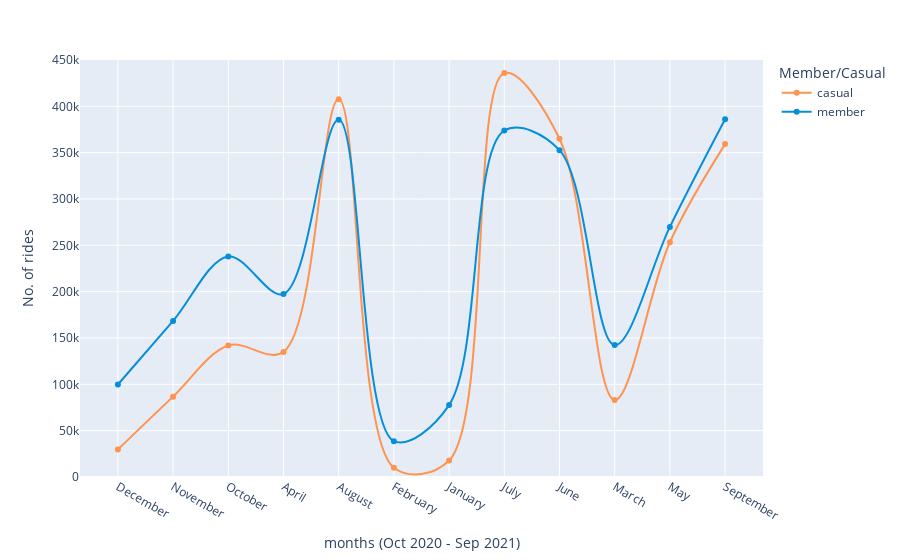

Here is the notebook cell this chart was saved with:
### Code cell
figure_2 = df.groupby(['year', 'month', 'member_casual'], as_index=False).count()
figure_2 = figure_2[figure_2['ride_id'] != 0]

px.line(figure_2, x = 'month', y = 'ride_id', 
       range_y = [0,450000], 
       color = 'member_casual', 
       line_shape = 'spline', 
       markers=True, 
       labels = {'ride_id' : 'No. of rides',
                 'month' : 'months (Oct 2020 - Sep 2021)', 
                 'member_casual' : 'Member/Casual'}, 
       hover_name = 'member_casual', 
       hover_data = {'member_casual' : False, 
                     'month' : True, 
                     'ride_id' : True}, 
       color_discrete_map = {'casual' : '#FF934F', 'member' : '#058ED9'})

### Figure 1 — Plotly figure (JSON) as saved in the notebook; plotly's stock layout.template omitted (floating-point values rounded to 4 significant figures)
{"data": [{"customdata": [["casual"], ["casual"], ["casual"], ["casual"], ["casual"], ["casual"], ["casual"], ["casual"], ["casual"], ["casual"], ["casual"], ["casual"]], "hovertemplate": "<b>%{hovertext}</b><br><br>months (Oct 2020 - Sep 2021)=%{x}<br>No. of rides=%{y}<extra></extra>", "hovertext": ["casual", "casual", "casual", "casual", "casual", "casual", "casual", "casual", "casual", "casual", "casual", "casual"], "legendgroup": "casual", "line": {"color": "#FF934F", "dash": "solid", "shape": "spline"}, "marker": {"symbol": "circle"}, "mode": "lines+markers", "name": "casual", "orientation": "v", "showlegend": true, "type": "scatter", "x": ["December", "November", "October", "April", "August", "February", "January", "July", "June", "March", "May", "September"], "xaxis": "x", "y": [29665, 86730, 141922, 134945, 407517, 9964, 17842, 435927, 365023, 83148, 253346, 359226], "yaxis": "y"}, {"customdata": [["member"], ["member"], ["member"], ["member"], ["member"], ["member"], ["member"], ["member"], ["member"], ["member"], ["member"], ["member"]], "hovertemplate": "<b>%{hovertext}</b><br><br>months (Oct 2020 - Sep 2021)=%{x}<br>No. of rides=%{y}<extra></extra>", "hovertext": ["member", "member", "member", "member", "member", "member", "member", "member", "member", "member", "member", "member"], "legendgroup": "member", "line": {"color": "#058ED9", "dash": "solid", "shape": "spline"}, "marker": {"symbol": "circle"}, "mode": "lines+markers", "name": "member", "orientation": "v", "showlegend": true, "type": "scatter", "x": ["December", "November", "October", "April", "August", "February", "January", "July", "June", "March", "May", "September"], "xaxis": "x", "y": [99832, 168432, 237996, 197477, 385426, 38685, 77573, 373833, 352676, 142375, 269897, 385959], "yaxis": "y"}], "layout": {"legend": {"title": {"text": "Member/Casual"}, "tracegroupgap": 0}, "margin": {"t": 60}, "xaxis": {"anchor": "y", "domain": [0, 1], "title": {"text": "months (Oct 2020 - Sep 2021)"}}, "yaxis": {"anchor": "x", "domain": [0, 1], "range": [0, 450000], "title": {"text": "No. of rides"}}}}
